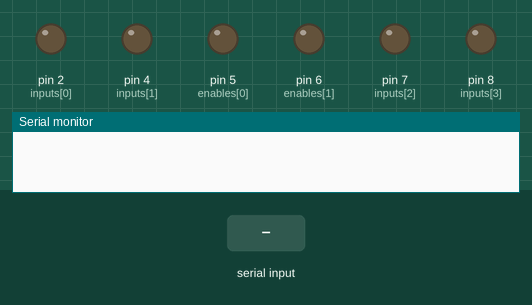
The sketch below on a simulated Arduino Uno, built with avr-gcc and run on an emulated ATmega328P. On the bench: output pins drawn as LEDs (lit = HIGH), the last lines printed to the serial monitor. Inputs (shaded band) come from the test bench.

Above: at 1.2 s.
1.3 s: "90,45\n" received over Serial
At 2.0 s:
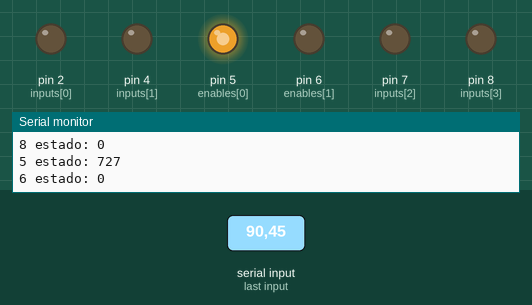
3.0 s: "30,150\n" received over Serial
At 4.3 s:
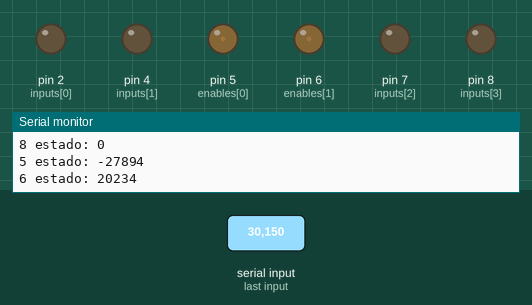
4.6 s: "5\n" received over Serial
At 5.5 s:
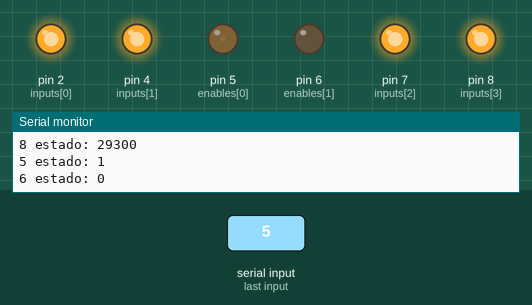
Timing chart, 0 to 7.6 s (numbered marks = the images above; inputs shaded):
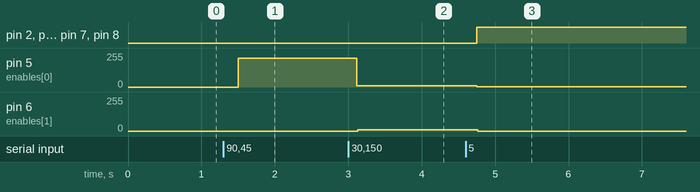

The sketch:

Codo.ino
```cpp
int inputs[4] = {2, 4, 7, 8};
int enables[2] = {5,6};

int mestados[3][4]={
  {0,1,0,1},
  {1,0,1,0},
  {0,0,0,0}
  }; //avanzar, reversa, detenerse.
int velocidades[3][2]={
  {140,140},
  {80,80},
  {0,0}
  };
String nEstados[3] = {
  "Avanzar",
  "Retroceder",
  "Detenerse"
  };

void setup() {
  // put your setup code here, to run once:
  Serial.begin(9600);
  Serial.setTimeout(100);
  for (int i=0; i<4; i++){
    pinMode(inputs[i], OUTPUT);
  }
}

void loop() {
  // put your main code here, to run repeatedly:
  if (Serial.available() > 0){
    int estado = Serial.readString().toInt();
    Serial.println("Estado: " + nEstados[estado]);

    for (int i=0;i<4;i++){
      digitalWrite(inputs[i],mestados[estado][i]);
      Serial.println(String(inputs[i])+" estado: "+String(mestados[estado][i]));
    }

    for (int i=0; i<2; i++){
      analogWrite(enables[i],velocidades[estado][i]);
      Serial.println(String(enables[i])+" estado: "+String(velocidades[estado][i]));
    }
  }
  delay(100);
}
```

Measured:
- after the input at 1.3 s, pin 5 (enables[0]): 0/255 → 215/255 after 0.20 s
- after the input at 3.0 s, pin 5 (enables[0]): 215/255 → 10/255 after 0.12 s; pin 6 (enables[1]): 0/255 → 10/255 after 0.13 s
- after the input at 4.6 s, pin 2 (inputs[0]), pin 4 (inputs[1]), pin 7 (inputs[2]), pin 8 (inputs[3]): LOW → HIGH after 0.15 s; pin 5 (enables[0]): 10/255 → 1/255 after 0.15 s; pin 6 (enables[1]): 10/255 → 0/255 after 0.17 s
